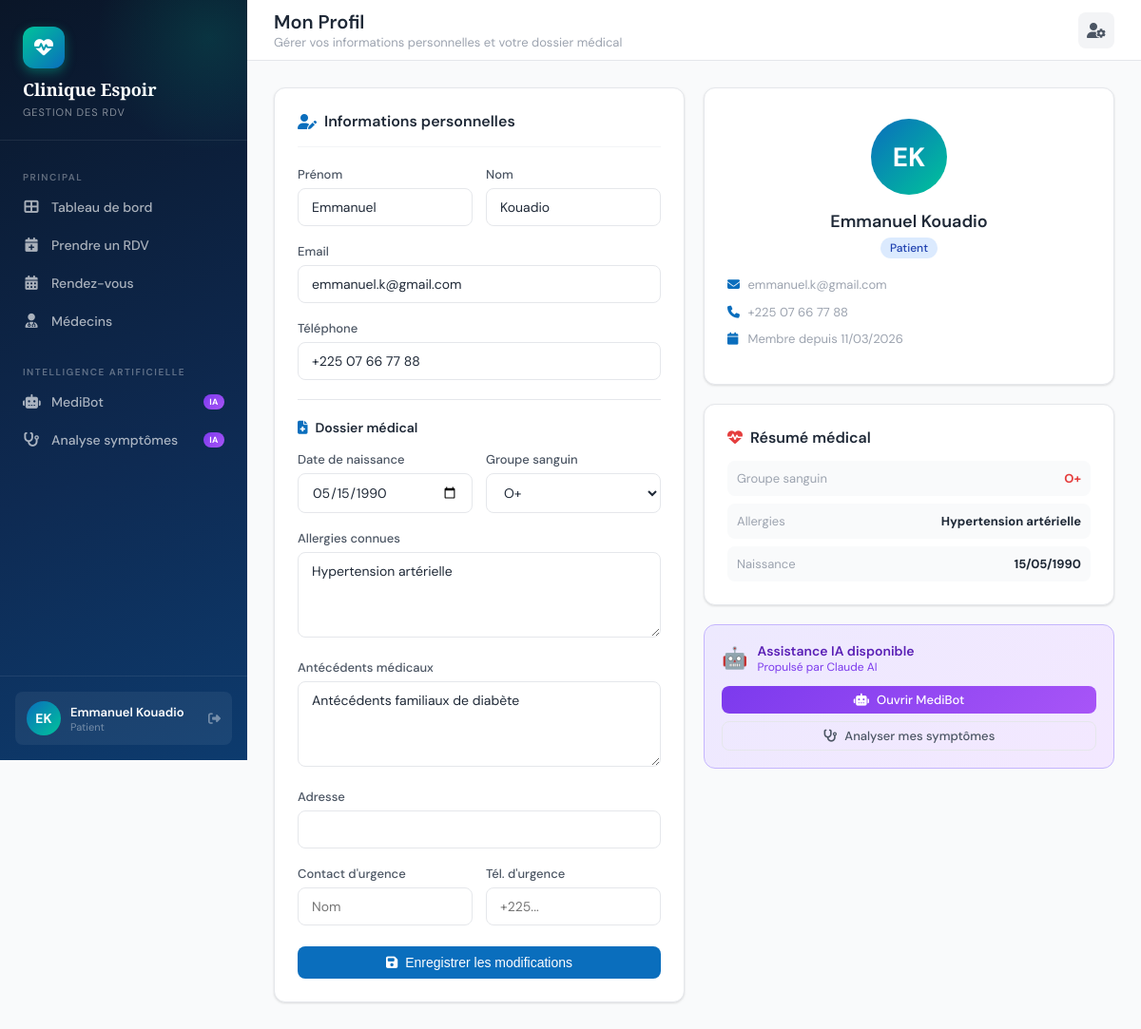
Screenshot of /accounts/profile/ (signed in) with the database file from the repository.
### accounts/models.py (models this page shows, shortened)
class User(AbstractUser):
    ROLE_CHOICES = [
        ('admin', 'Administrateur'),
        ('medecin', 'Médecin'),
        ('secretaire', 'Secrétaire'),
        ('patient', 'Patient'),
    ]
    role = models.CharField(max_length=20, choices=ROLE_CHOICES, default='patient')
    telephone = models.CharField(max_length=20, blank=True)
    photo = models.ImageField(upload_to='avatars/', blank=True, null=True)
    @property
    def is_medecin(self):
        return self.role == 'medecin'
    @property
    def is_patient(self):
        return self.role == 'patient'

class ProfilPatient(models.Model):
    GROUPE_SANGUIN = [
        ('A+', 'A+'), ('A-', 'A-'), ('B+', 'B+'), ('B-', 'B-'),
        ('AB+', 'AB+'), ('AB-', 'AB-'), ('O+', 'O+'), ('O-', 'O-'),
    ]
    user = models.OneToOneField(User, on_delete=models.CASCADE, related_name='profil_patient')
    date_naissance = models.DateField(null=True, blank=True)
    groupe_sanguin = models.CharField(max_length=5, choices=GROUPE_SANGUIN, blank=True)
    allergies = models.TextField(blank=True, help_text="Liste des allergies connues")
    antecedents = models.TextField(blank=True, help_text="Antécédents médicaux")
    adresse = models.TextField(blank=True)
    contact_urgence = models.CharField(max_length=100, blank=True)
    tel_urgence = models.CharField(max_length=20, blank=True)

### accounts/views.py (the view, shortened to what this page needs)
# urls.py: path('profile/', views.profile_view, name='profile'),
@login_required
def profile_view(request):
    user = request.user
    form = ProfileUpdateForm(request.POST or None, request.FILES or None, instance=user)
    profil_patient = None
    if user.is_patient:
        profil_patient, _ = ProfilPatient.objects.get_or_create(user=user)
    return render(request, 'accounts/profile.html', {'form': form, 'profil_patient': profil_patient})

### accounts/forms.py
class ProfileUpdateForm(forms.ModelForm):
    class Meta:
        model = User
        fields = ['first_name', 'last_name', 'email', 'telephone', 'photo']
        widgets = {
            'first_name': forms.TextInput(attrs={'class': 'form-control'}),
            'last_name': forms.TextInput(attrs={'class': 'form-control'}),
            'email': forms.EmailInput(attrs={'class': 'form-control'}),
            'telephone': forms.TextInput(attrs={'class': 'form-control'}),
        }

### templates/accounts/profile.html (shortened to what this page needs)
{% extends 'base.html' %}
{% block page_title %}Mon Profil{% endblock %}
{% block page_subtitle %}Gérer vos informations personnelles et votre dossier médical{% endblock %}
{% block content %}
<div class="grid-2">
  <div>
    <div class="card">
      <div class="card-header">
        <div class="card-title"><i class="fas fa-user-edit"></i> Informations personnelles</div>
      </div>
      <form method="post" enctype="multipart/form-data">
        <div class="grid-2" style="gap:14px;">
          <div class="form-group">
            <label class="form-label">Prénom</label>
            <input type="text" name="first_name" class="form-control" value="{{ user.first_name }}">
          </div>
          <div class="form-group">
            <label class="form-label">Nom</label>
            <input type="text" name="last_name" class="form-control" value="{{ user.last_name }}">
          </div>
        </div>
        <div class="form-group">
          <label class="form-label">Email</label>
          <input type="email" name="email" class="form-control" value="{{ user.email }}">
        </div>
        <div class="form-group">
          <label class="form-label">Téléphone</label>
          <input type="tel" name="telephone" class="form-control" value="{{ user.telephone }}">
        </div>
        {% if user.is_patient and profil_patient %}
        <hr style="border:none;border-top:1px solid var(--gray-200);margin:20px 0;">
        <div style="font-size:14px;font-weight:600;color:var(--gray-800);margin-bottom:16px;display:flex;align-items:center;gap:8px;">
          <i class="fas fa-file-medical" style="color:var(--primary);"></i> Dossier médical
        </div>
        <div class="grid-2" style="gap:14px;">
          <div class="form-group">
            <label class="form-label">Date de naissance</label>
            <input type="date" name="date_naissance" class="form-control" value="{{ profil_patient.date_naissance|date:'Y-m-d' }}">
          </div>
          <div class="form-group">
            <label class="form-label">Groupe sanguin</label>
            <select name="groupe_sanguin" class="form-control">
              <option value="O+" {% if profil_patient.groupe_sanguin == 'O+' %}selected{% endif %}>O+</option>
            </select>
          </div>
        </div>
        <div class="form-group">
          <label class="form-label">Allergies connues</label>
          <textarea name="allergies" class="form-control" rows="2" placeholder="Ex: Pénicilline, Aspirine...">{{ profil_patient.allergies }}</textarea>
        </div>
        <div class="form-group">
          <label class="form-label">Antécédents médicaux</label>
          <textarea name="antecedents" class="form-control" rows="3" placeholder="Ex: Hypertension, diabète, chirurgies...">{{ profil_patient.antecedents }}</textarea>
        </div>
        <div class="form-group">
          <label class="form-label">Adresse</label>
          <input type="text" name="adresse" class="form-control" value="{{ profil_patient.adresse }}">
        </div>
        <div class="grid-2" style="gap:14px;">
          <div class="form-group">
            <label class="form-label">Contact d'urgence</label>
            <input type="text" name="contact_urgence" class="form-control" placeholder="Nom" value="{{ profil_patient.contact_urgence }}">
          </div>
          <div class="form-group">
            <label class="form-label">Tél. d'urgence</label>
            <input type="tel" name="tel_urgence" class="form-control" placeholder="+225..." value="{{ profil_patient.tel_urgence }}">
          </div>
        </div>
        {% endif %}
        <button type="submit" class="btn btn-primary" style="width:100%;justify-content:center;margin-top:4px;">
          <i class="fas fa-save"></i> Enregistrer les modifications
        </button>
      </form>
    </div>
  </div>
  <div style="display:flex;flex-direction:column;gap:20px;">
    <div class="card" style="text-align:center;padding:32px 24px;">
      <div style="width:80px;height:80px;border-radius:50%;background:linear-gradient(135deg,#0A6EBD,#00C49A);display:flex;align-items:center;justify-content:center;color:white;font-weight:700;font-size:28px;margin:0 auto 16px;">{{ user.first_name|first|upper }}{{ user.last_name|first|upper }}</div>
      <h3 style="font-size:18px;font-weight:600;margin-bottom:4px;">{{ user.get_full_name }}</h3>
      <span class="badge badge-info" style="margin-bottom:14px;display:inline-block;">{{ user.get_role_display }}</span>
      <div style="font-size:13px;color:var(--gray-400);line-height:2.2;text-align:left;">
        <div><i class="fas fa-envelope" style="width:18px;color:var(--primary);"></i> {{ user.email|default:"—" }}</div>
        <div><i class="fas fa-phone" style="width:18px;color:var(--primary);"></i> {{ user.telephone|default:"—" }}</div>
        <div><i class="fas fa-calendar" style="width:18px;color:var(--primary);"></i> Membre depuis {{ user.date_joined|date:"d/m/Y" }}</div>
      </div>
    </div>
    {% if user.is_patient and profil_patient %}
    <div class="card">
      <div class="card-title" style="margin-bottom:14px;"><i class="fas fa-heartbeat" style="color:var(--danger);"></i> Résumé médical</div>
      <div style="display:flex;flex-direction:column;gap:8px;font-size:13px;">
        <div style="display:flex;justify-content:space-between;padding:10px;background:var(--gray-50);border-radius:8px;">
          <span style="color:var(--gray-400);">Groupe sanguin</span>
          <strong style="color:var(--danger);">{{ profil_patient.groupe_sanguin|default:"—" }}</strong>
        </div>
        <div style="display:flex;justify-content:space-between;padding:10px;background:var(--gray-50);border-radius:8px;">
          <span style="color:var(--gray-400);">Allergies</span>
          <strong>{{ profil_patient.allergies|default:"Aucune"|truncatechars:25 }}</strong>
        </div>
        {% if profil_patient.date_naissance %}
        <div style="display:flex;justify-content:space-between;padding:10px;background:var(--gray-50);border-radius:8px;">
          <span style="color:var(--gray-400);">Naissance</span>
          <strong>{{ profil_patient.date_naissance|date:"d/m/Y" }}</strong>
        </div>
        {% endif %}
      </div>
    </div>
    <div style="background:linear-gradient(135deg,#ede9fe,#f3e8ff);border:1.5px solid #c4b5fd;border-radius:var(--radius);padding:18px;">
      <div style="display:flex;align-items:center;gap:10px;margin-bottom:12px;">
        <span style="font-size:22px;">🤖</span>
        <div>
          <div style="font-weight:600;font-size:14px;color:#5b21b6;">Assistance IA disponible</div>
          <div style="font-size:12px;color:#7c3aed;">Propulsé par Claude AI</div>
        </div>
      </div>
      <a href="{% url 'chatbot' %}" class="btn btn-sm" style="width:100%;justify-content:center;background:linear-gradient(135deg,#7c3aed,#a855f7);color:white;margin-bottom:8px;"><i class="fas fa-robot"></i> Ouvrir MediBot</a>
      <a href="{% url 'analyse_symptomes' %}" class="btn btn-sm btn-outline" style="width:100%;justify-content:center;"><i class="fas fa-stethoscope"></i> Analyser mes symptômes</a>
    </div>
    {% endif %}
  </div>
</div>
{% endblock %}

### templates/base.html (shortened to what this page needs)
<!DOCTYPE html>
<html lang="fr">
<head>
  <link rel="stylesheet" href="https://cdnjs.cloudflare.com/ajax/libs/font-awesome/6.5.0/css/all.min.css">
</head>
<body>
{% if user.is_authenticated %}
<aside class="sidebar">
  <div class="sidebar-logo">
    <div class="logo-icon"><i class="fas fa-heartbeat"></i></div>
    <h1>Clinique Espoir</h1>
    <span>Gestion des RDV</span>
  </div>
  <nav class="sidebar-nav">
    <div class="nav-section-label">Principal</div>
    <a href="{% url 'dashboard' %}" class="nav-item {% if request.resolver_match.url_name == 'dashboard' %}active{% endif %}">
      <i class="fas fa-th-large"></i> Tableau de bord
    </a>
    {% if user.is_patient %}
    <a href="{% url 'prendre_rdv' %}" class="nav-item {% if 'prendre_rdv' in request.resolver_match.url_name %}active{% endif %}">
      <i class="fas fa-calendar-plus"></i> Prendre un RDV
    </a>
    {% endif %}
    <a href="{% url 'liste_rdv' %}" class="nav-item {% if request.resolver_match.url_name == 'liste_rdv' %}active{% endif %}">
      <i class="fas fa-calendar-alt"></i> Rendez-vous
    </a>
    <a href="{% url 'medecins_list' %}" class="nav-item {% if request.resolver_match.url_name == 'medecins_list' %}active{% endif %}">
      <i class="fas fa-user-md"></i> Médecins
    </a>
    <div class="nav-section-label" style="margin-top:16px;">Intelligence Artificielle</div>
    <a href="{% url 'chatbot' %}" class="nav-item {% if request.resolver_match.url_name == 'chatbot' %}active{% endif %}">
      <i class="fas fa-robot"></i> MediBot
      <span class="nav-ai-badge">IA</span>
    </a>
    <a href="{% url 'analyse_symptomes' %}" class="nav-item {% if request.resolver_match.url_name == 'analyse_symptomes' %}active{% endif %}">
      <i class="fas fa-stethoscope"></i> Analyse symptômes
      <span class="nav-ai-badge">IA</span>
    </a>
  </nav>
  <div class="sidebar-user">
    <div class="sidebar-user-card">
      <div class="user-avatar">{{ user.first_name|first|upper }}{{ user.last_name|first|upper }}</div>
      <div class="user-info">
        <div class="name">{{ user.get_full_name }}</div>
        <div class="role">{{ user.get_role_display }}</div>
      </div>
      <a href="{% url 'logout' %}" title="Déconnexion"><i class="fas fa-sign-out-alt"></i></a>
    </div>
  </div>
</aside>
<div class="main-wrapper">
  <header class="topbar">
    <div class="topbar-left">
      <h2>{% block page_title %}Tableau de bord{% endblock %}</h2>
      <p>{% block page_subtitle %}{% endblock %}</p>
    </div>
    <div class="topbar-right">
      <a href="{% url 'profile' %}" class="topbar-btn"><i class="fas fa-user-cog"></i></a>
    </div>
  </header>
  <main class="page-content">
    {% block content %}{% endblock %}
  </main>
</div>
{% else %}
{% block public_content %}{% endblock %}
{% endif %}
</body>
</html>

### rows the page displays
User: first_name|first "E", last_name|first "K", get_full_name "Emmanuel Kouadio", role "Patient", first_name "Emmanuel", last_name "Kouadio", email "emmanuel.k@gmail.com", telephone "+225 07 66 77 88", date_joined "11/03/2026"
ProfilPatient: date_naissance "05/15/1990", groupe_sanguin "O+", allergies "Hypertension artérielle", antecedents "Antécédents familiaux de diabète", date_naissance "15/05/1990"
